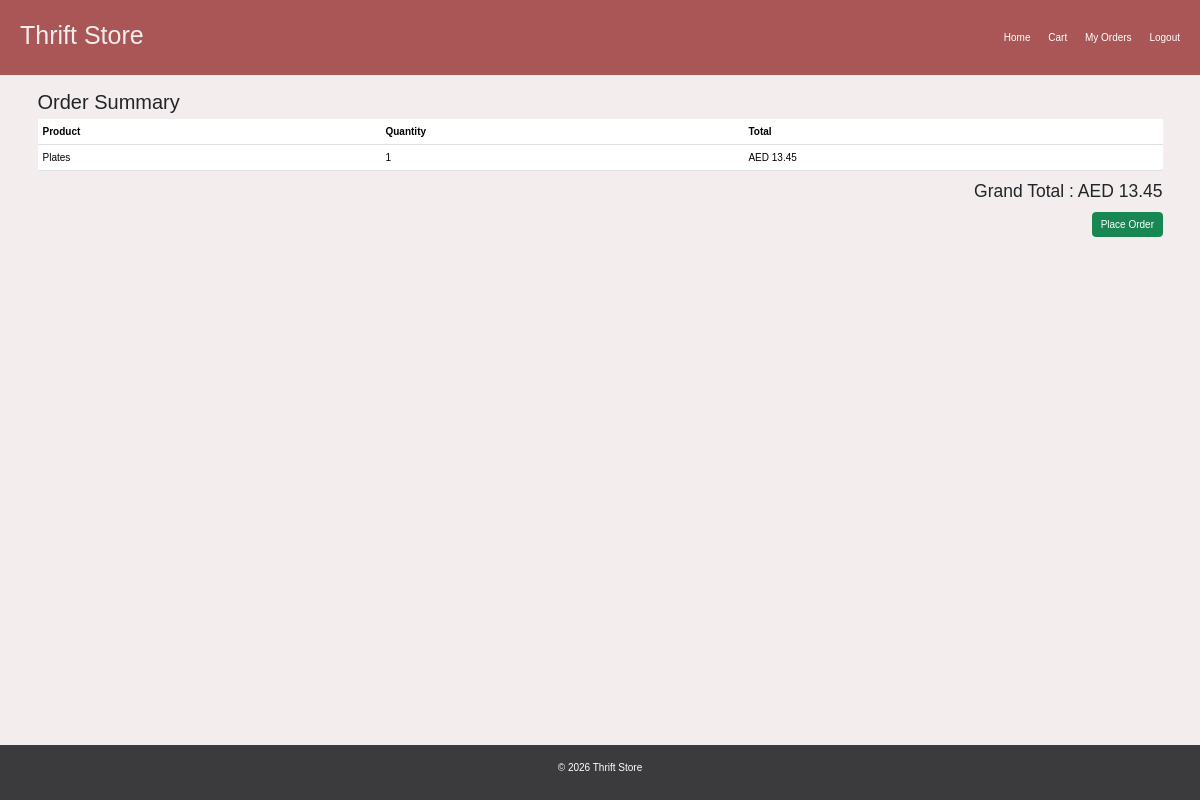
Screenshot of /checkout/ (signed in) with the database file from the repository.
### ThriftStoreApp/models.py (models this page shows, shortened)
class CartDb(models.Model):
    user = models.ForeignKey(CustomUser,on_delete=models.CASCADE)
    product = models.ForeignKey(ProductDb,on_delete=models.CASCADE)
    quantity = models.IntegerField()
    price = models.DecimalField(default=1,max_digits=10, decimal_places=2)
    total_price = models.DecimalField(max_digits=10, decimal_places=2)
    created_at = models.DateTimeField(auto_now_add=True)

class ProductDb(models.Model):
    product_name = models.CharField(max_length=100)
    product_description = models.TextField()
    product_category = models.ForeignKey(
        CategoryDb,
        on_delete=models.CASCADE
    )
    product_price = models.DecimalField(max_digits=10, decimal_places=2)
    product_image = models.ImageField(
        upload_to='products/',
        null=True,
        blank=True
    )
    product_seller = models.ForeignKey(
        settings.AUTH_USER_MODEL,
        on_delete=models.SET_NULL,
        null=True,
        blank=True,
        related_name='products'
    )
    created_at = models.DateTimeField(auto_now_add=True)
    updated_at = models.DateTimeField(auto_now=True)

### ThriftStoreApp/views.py (the view)
# urls.py: path('checkout/', views.checkout, name='checkout'),
@login_required
def checkout(request):
    cart_items = CartDb.objects.filter(user=request.user)
    if not cart_items.exists():
        messages.warning(request, "Your cart is empty.")
        return redirect('cart_page')
    total_amount = sum(item.total_price for item in cart_items)
    return render(request, 'buyer/checkout.html', {
        'cart_items': cart_items,
        'total_amount': total_amount
    })

### ThriftStoreApp/templates/buyer/checkout.html (shortened to what this page needs)
{% extends 'base.html' %}
{% load static %}
{% block content %}
<h2>Order Summary</h2>
<table class="table">
    <tr>
        <th>Product</th>
        <th>Quantity</th>
        <th>Total</th>
    </tr>
    {% for item in cart_items %}
    <tr>
        <td>{{ item.product.product_name }}</td>
        <td>{{ item.quantity }}</td>
        <td> AED {{ item.total_price }}</td>
    </tr>
    {% endfor %}
</table>
<h3 class="text-end">
    Grand Total :  AED {{ total_amount }}
</h3>
<div class="text-end mt-3">
    <a href="{% url 'address_page' %}"
    class="btn btn-success">
    Place Order
    </a>
</div>
{% endblock %}

### ThriftStoreApp/static/css/style.css (style rules this page uses)
* { font-family:Arial, Helvetica, sans-serif; margin: 0; padding: 0; box-sizing: border-box; border: none; text-decoration: none; text-transform: capitalize; transition: .2s linear; }
:root { --main-color:#aa5656; --black:#3b3b3e; --bg:#f3eded; --border:.1rem solid rgba(128, 124, 124, 0.763); }
html { font-size: 62.5%; overflow-x: hidden; scroll-padding-top: 9rem; scroll-behavior: smooth; }
body { background: var(--bg); min-height: 100vh; display: flex; flex-direction: column; }

### rows the page displays
CartDb: product.product_name "Plates", quantity "1", total_price "13.45"

### other values shown
{{ total_amount }} "13.45"
